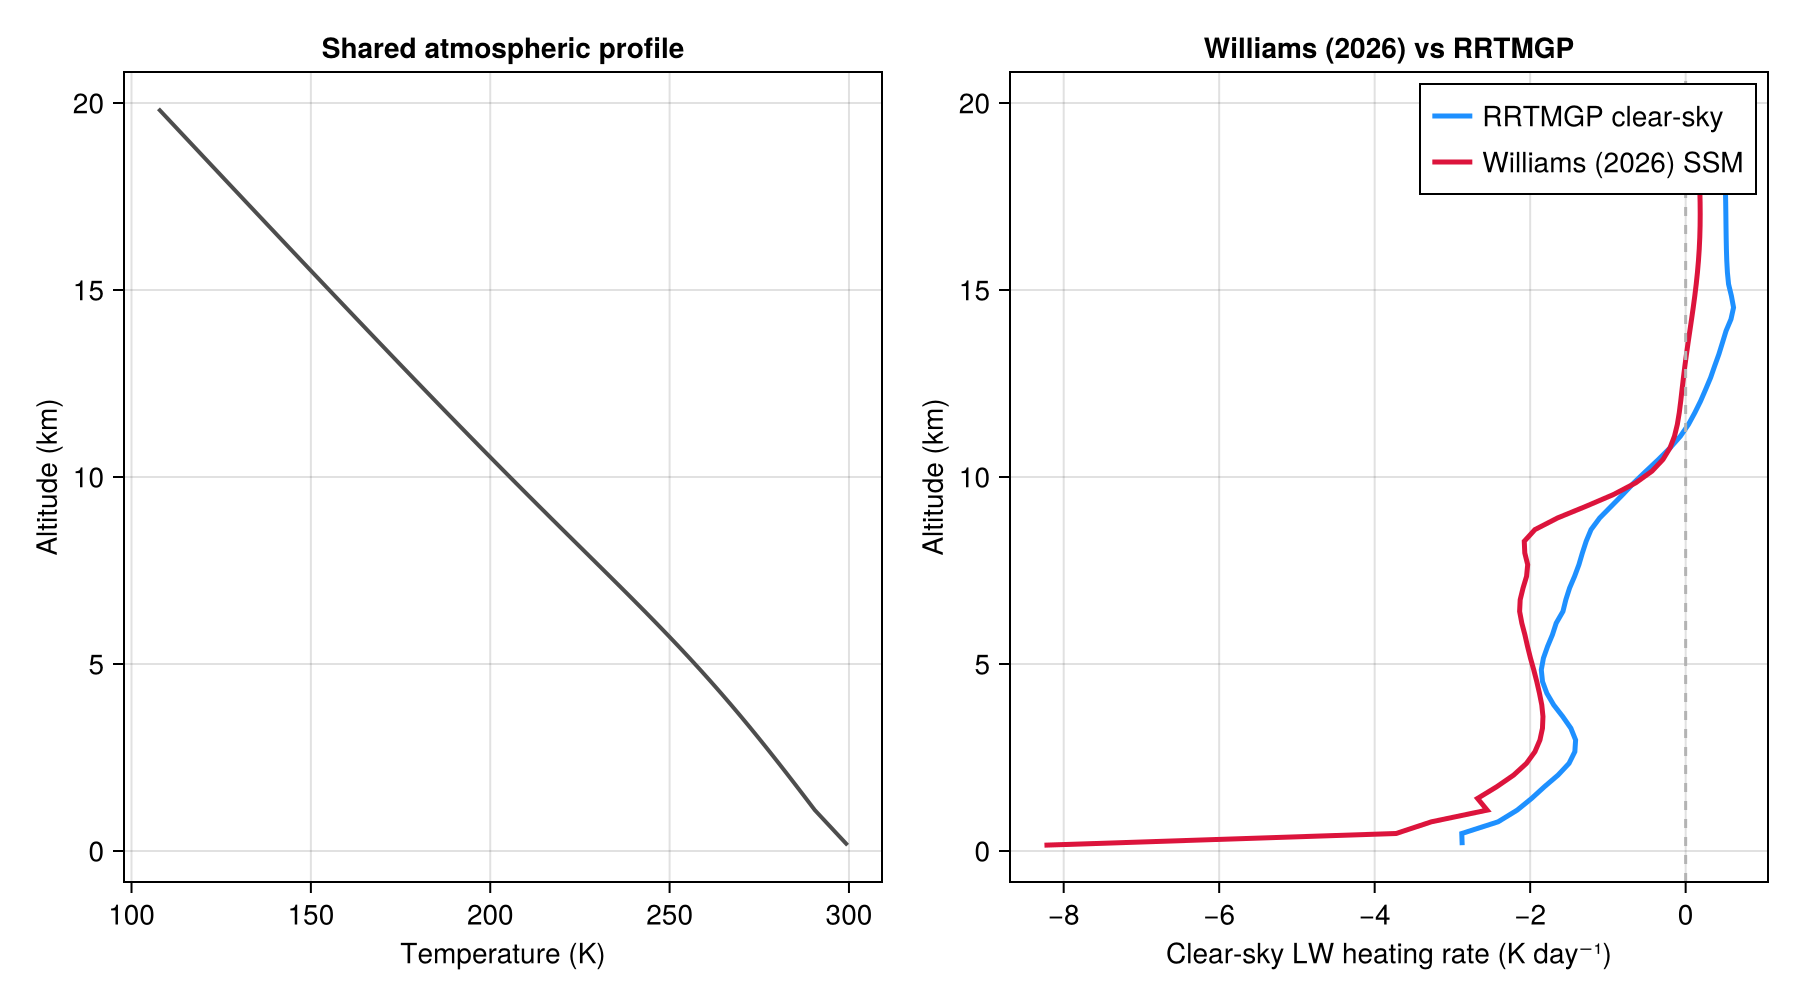

The script that saved this image:
# Single-column comparison: AnalyticBandRadiation (Williams 2026) vs RRTMGP
# clear-sky longwave, on a shared idealized tropical atmosphere.
#
# This script uses Breeze as the host for RRTMGP (via BreezeRRTMGPExt). It
# builds one atmospheric column with Breeze's `AnelasticDynamics` + RRTMGP
# `ClearSkyOptics`, extracts T(z) and qᵥ(z) from the initialized model,
# converts height-centered layers into sigma coordinates, then runs
# `AnalyticBandRadiation.WilliamsLongwave` on the same profile and plots
# both heating-rate profiles together.
#
# Run from the package root with
#     julia --project=examples examples/rrtmgp_comparison.jl
# (the `examples/Project.toml` brings in Breeze, RRTMGP, NCDatasets, etc.)

import AnalyticBandRadiation as ABR
using Breeze
using Oceananigans
using Oceananigans.Units
using Oceananigans.Grids: znodes
using NCDatasets
using RRTMGP
using ClimaComms
using CairoMakie
using Dates
using Statistics

# ---------------------------------------------------------------------------
# 1. Build a single-column Breeze model with RRTMGP clear-sky longwave.
# ---------------------------------------------------------------------------

Nz = 64
λ, φ = -76.13, 39.48           # Maryland; irrelevant here but needed for zenith
grid = RectilinearGrid(size = Nz, x = λ, y = φ, z = (0, 20kilometers),
                       topology = (Flat, Flat, Bounded))

surface_temperature = 300.0
constants = ThermodynamicConstants()
reference_state = ReferenceState(grid, constants;
                                 surface_pressure = 101_325,
                                 potential_temperature = surface_temperature)
dynamics = AnelasticDynamics(reference_state)
microphysics = SaturationAdjustment(equilibrium = WarmPhaseEquilibrium())

# Clear-sky full-spectrum RRTMGP reference.
radiation_rrtmgp = RadiativeTransferModel(grid, ClearSkyOptics(), constants;
                                           surface_temperature,
                                           surface_emissivity = 0.98,
                                           surface_albedo = 0.1,
                                           solar_constant = 1361.0)

clock = Clock(time = DateTime(1950, 11, 1, 12, 0, 0))
model = AtmosphereModel(grid; clock, dynamics, microphysics, radiation = radiation_rrtmgp)

# Tropical moisture profile.
θ₀   = reference_state.potential_temperature
q₀   = 0.020
Hᵗ   = 3000.0
qᵗᵢ(z) = q₀ * exp(-z / Hᵗ)
set!(model; θ = θ₀, qᵗ = qᵗᵢ)

# ---------------------------------------------------------------------------
# 2. Extract the column state into plain vectors.
# ---------------------------------------------------------------------------

# RRTMGP flux divergence → heating rate via -dF/dz / (ρ cₚ). Breeze stores the
# pre-computed flux_divergence on cell centers in W/m³.
ρ_ref = Array(interior(reference_state.density, 1, 1, :))
cₚ    = constants.dry_air.heat_capacity
flux_div_rrtmgp = Array(interior(radiation_rrtmgp.flux_divergence, 1, 1, :))
heating_rate_rrtmgp = flux_div_rrtmgp ./ (ρ_ref .* cₚ) .* 86400   # K/day

# Temperature and humidity at cell centers (height coordinate).
T      = Array(interior(model.temperature, 1, 1, :))
qᵛ_field = specific_humidity(model)
qᵛ     = Array(interior(qᵛ_field, 1, 1, :))
p_ref  = Array(interior(reference_state.pressure, 1, 1, :))
z_full = znodes(grid, Center())

# Ordering convention: AnalyticBandRadiation uses top-down (k=1 is TOA). Breeze
# uses bottom-up (k=1 is surface). Reverse now.
T_top_down      = reverse(T)
qᵛ_top_down     = reverse(qᵛ)
p_full_top_down = reverse(p_ref)

surface_pressure = p_ref[1]   # at z = 0 (bottom of domain in Breeze ordering)

# ---------------------------------------------------------------------------
# 3. Build sigma coordinates from the reference-state pressure profile.
# ---------------------------------------------------------------------------

# Half-level pressures: linear interpolation of p(z) to the cell faces.
p_half = similar(p_ref, Nz + 1)
p_half[1]   = surface_pressure                 # z = 0
p_half[end] = 2 * p_ref[end] - p_ref[end - 1]  # extrapolate to model top
for k in 2:Nz
    p_half[k] = (p_ref[k - 1] + p_ref[k]) / 2
end

σ_half = reverse(p_half) ./ surface_pressure   # top-down, monotonically 0 → 1
geometry = ABR.ColumnGeometry(σ_half)

profile = ABR.ColumnProfile(
    temperature      = T_top_down,
    humidity         = qᵛ_top_down,
    geopotential     = zeros(Nz),
    surface_pressure = surface_pressure,
)

surface = ABR.ColumnSurface{Float64}(sea_surface_temperature  = surface_temperature,
                                      land_surface_temperature = NaN,
                                      land_fraction            = 0.0)
pc = ABR.PhysicalConstants{Float64}(heat_capacity = cₚ)

lw_williams = ABR.WilliamsLongwave(Float64; do_co2 = true, co2_ppmv = 420.0)
dT_williams = zeros(Nz)
diag = ABR.LongwaveDiagnostics{Float64}()
ABR.solve_longwave!(dT_williams, diag, lw_williams, profile, geometry, surface, pc)

heating_rate_williams = reverse(dT_williams) .* 86400   # flip back to bottom-up

# ---------------------------------------------------------------------------
# 4. Plot the comparison.
# ---------------------------------------------------------------------------

fig = Figure(size = (900, 500))
ax1 = Axis(fig[1, 1]; xlabel = "Temperature (K)", ylabel = "Altitude (km)",
           title = "Shared atmospheric profile")
lines!(ax1, T, z_full ./ 1000.0; color = :gray30, linewidth = 2)

ax2 = Axis(fig[1, 2]; xlabel = "Clear-sky LW heating rate (K day⁻¹)",
           ylabel = "Altitude (km)", title = "Williams (2026) vs RRTMGP")
lines!(ax2, heating_rate_rrtmgp,  z_full ./ 1000.0;
       color = :dodgerblue, linewidth = 2.5, label = "RRTMGP clear-sky")
lines!(ax2, heating_rate_williams, z_full ./ 1000.0;
       color = :crimson,    linewidth = 2.5, label = "Williams (2026) SSM")
vlines!(ax2, 0; color = :gray70, linestyle = :dash)
axislegend(ax2; position = :rt)

save(joinpath(@__DIR__, "rrtmgp_comparison.png"), fig)

# ---------------------------------------------------------------------------
# 5. Scalar diagnostics.
# ---------------------------------------------------------------------------

# TOA outgoing LW from RRTMGP = upwelling flux at the model top.
olr_rrtmgp  = Array(interior(radiation_rrtmgp.upwelling_longwave_flux, 1, 1, :))[end]
olr_williams = diag.outgoing_longwave

# Vertically integrated heating rate (K/day, mass-weighted mean).
Δz_c = diff(znodes(grid, Face()))
mass = ρ_ref .* Δz_c
mean_hr_rrtmgp  = sum(heating_rate_rrtmgp  .* mass) / sum(mass)
mean_hr_williams = sum(heating_rate_williams .* mass) / sum(mass)

println("OLR (RRTMGP)        = ", round(olr_rrtmgp;  digits = 2), " W/m²")
println("OLR (Williams SSM) = ", round(olr_williams; digits = 2), " W/m²")
println("Mean column heating rate:")
println("  RRTMGP  = ", round(mean_hr_rrtmgp;  digits = 3), " K/day")
println("  Williams = ", round(mean_hr_williams; digits = 3), " K/day")
